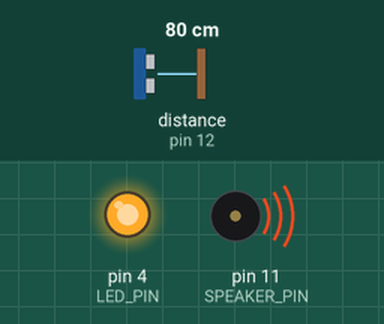
This sketch was run on a simulated Arduino Uno, built with avr-gcc and run on an emulated ATmega328P. Shown: output pins drawn as LEDs (lit = HIGH), buzzer (waves = sounding). Wiring (inferred from the names in the program): ultrasonic range finder: trigger pin 13; echo pin 12. The inputs (shaded band) are chosen by the test bench; at power-on: distance to the obstacle (sensor on pin 12) 80 cm. The echo pulse lasts 58.3 µs per cm; pins used as bus, display or sensor lines are not drawn.

Above: at 0.03 s.
At 3.4 s:
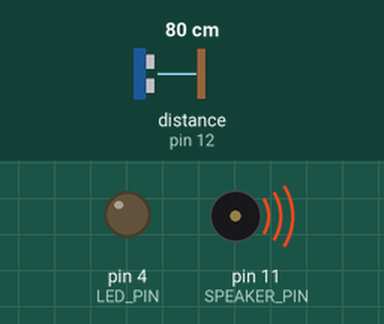
Timing chart, 0 to 5.8 s (numbered marks = the images above):
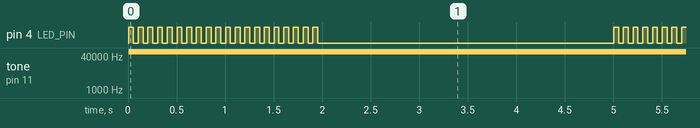

The sketch:

ardino.ino
```cpp
#include "audio.h"

#define TRIGGER_PIN 13
#define ECHO_PIN 12
#define LED_PIN 4
#define SPEAKER_PIN 11

#define NUM_ROARS 3
#define NUM_FLASHES 20

#define AUDIO_SAMPLE_RATE 8000
#define TRIGGER_DISTANCE 100 // cm
#define SPEED_OF_SOUND .034 // cm/microsecond

unsigned char const *sounddata_data = 0;
int sounddata_length = 0;
volatile uint16_t sample;
byte lastSample;

void setup() {
  pinMode(TRIGGER_PIN, OUTPUT);
  pinMode(ECHO_PIN, INPUT);
  pinMode(LED_PIN, OUTPUT);
}

void loop() {
  if(readDistance() < TRIGGER_DISTANCE) {
    for(int i=0; i<NUM_ROARS; i++) {
      rawr();
      flash();

      // Wait for the audio playback to finish before moving on
      delay(sizeof(samples) / AUDIO_SAMPLE_RATE * 1000);
    }
  }
}

void flash() {
  for(int i=0; i<NUM_FLASHES; i++) {
    digitalWrite(LED_PIN, HIGH);
    delay(50);
    digitalWrite(LED_PIN, LOW);
    delay(50);
  }
}

void rawr() {
  startPlayback(samples, sizeof(samples));
}

float readDistance() {
  digitalWrite(TRIGGER_PIN, LOW);
  delayMicroseconds(2);

  digitalWrite(TRIGGER_PIN, HIGH);
  delayMicroseconds(10);

  digitalWrite(TRIGGER_PIN, LOW);

  // Divide by two to account for time to travel to/from the object
  return pulseIn(ECHO_PIN, HIGH) * SPEED_OF_SOUND / 2;
}

ISR(TIMER1_COMPA_vect) {
  // This function is called at SAMPLE_RATE to load the next sample
  if(sample >= sounddata_length) {
    if(sample == sounddata_length + lastSample) {
      stopPlayback();
    } else {
      // Ramp down to zero to reduce the click at the end of playback
      OCR2A = sounddata_length + lastSample - sample;
    }
  } else {
    OCR2A = pgm_read_byte(&sounddata_data[sample]);
  }

  sample++;
}

void startPlayback(unsigned char const *data, int length) {
  sounddata_data = data;
  sounddata_length = length;

  pinMode(SPEAKER_PIN, OUTPUT);

  // Set up Timer 2 to do pulse width modulation on the speaker pin

  // Use internal clock (datasheet p.160)
  ASSR &= ~(_BV(EXCLK) | _BV(AS2));

  // Set fast PWM mode  (p.157)
  TCCR2A |= _BV(WGM21) | _BV(WGM20);
  TCCR2B &= ~_BV(WGM22);

  // Do non-inverting PWM on pin OC2A (p.155)
  // On the Arduino this is pin 11
  TCCR2A = (TCCR2A | _BV(COM2A1)) & ~_BV(COM2A0);
  TCCR2A &= ~(_BV(COM2B1) | _BV(COM2B0));

  // No prescaler (p.158)
  TCCR2B = (TCCR2B & ~(_BV(CS12) | _BV(CS11))) | _BV(CS10);

  // Set initial pulse width to the first sample
  OCR2A = pgm_read_byte(&sounddata_data[0]);

  // Set up Timer 1 to send a sample every interrupt
  cli();

  // Set CTC mode (Clear Timer on Compare Match) (p.133)
  // Have to set OCR1A *after*, otherwise it gets reset to 0!
  TCCR1B = (TCCR1B & ~_BV(WGM13)) | _BV(WGM12);
  TCCR1A = TCCR1A & ~(_BV(WGM11) | _BV(WGM10));

  // No prescaler (p.134)
  TCCR1B = (TCCR1B & ~(_BV(CS12) | _BV(CS11))) | _BV(CS10);

  // Set the compare register, OCR1A
  // OCR1A is a 16-bit register, so we have to do this with interrupts disabled to be safe
  OCR1A = F_CPU / AUDIO_SAMPLE_RATE;

  // Enable interrupt when TCNT1 == OCR1A (p.136)
  TIMSK1 |= _BV(OCIE1A);

  lastSample = pgm_read_byte(&sounddata_data[sounddata_length-1]);
  sample = 0;

  sei();
}

void stopPlayback() {
  // Disable playback per-sample interrupt
  TIMSK1 &= ~_BV(OCIE1A);

  // Disable the per-sample timer completely
  TCCR1B &= ~_BV(CS10);

  // Disable the PWM timer
  TCCR2B &= ~_BV(CS10);

  digitalWrite(SPEAKER_PIN, LOW);
}
```

Source omitted: audio.h (data table, 186140 bytes)

Measured:
- by itself, pin 4 (LED_PIN): repeats every 5.0 s: HIGH 0.05 s, LOW 3.1 s, 19 × (HIGH 0.05 s, LOW 0.05 s)
- by itself, tone on pin 11 (SPEAKER_PIN): silent → 62500 Hz at 0.01 s
